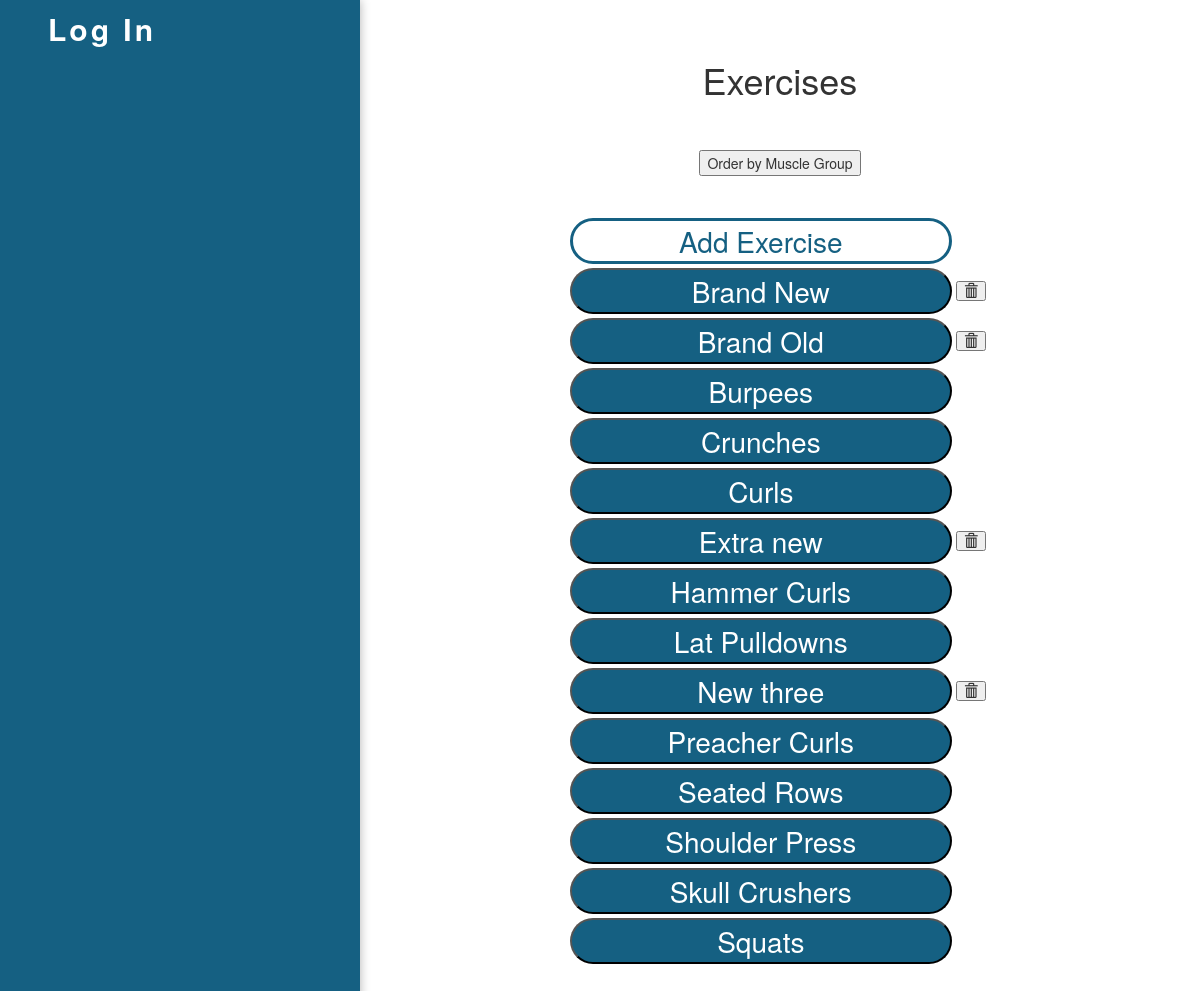
The page /exercise.php (signed in) on the database its author committed.
### tables this page shows
CREATE TABLE `exercises` (
  `id` int(11) NOT NULL AUTO_INCREMENT,
  `name` varchar(50) DEFAULT NULL,
  `notes` mediumtext DEFAULT NULL,
  `exercise_type` varchar(50) DEFAULT NULL,
  `reps` int(11) DEFAULT NULL,
  `sets` int(11) DEFAULT NULL,
  `weight` int(11) DEFAULT NULL,
  `custom_exercise` tinyint(1) DEFAULT NULL,
  PRIMARY KEY (`id`)
);

### includes/functions.php (called while the page is built, shortened)
<?php
    function isCurrentPage($pageName)
    {
        return (baseName($_SERVER['PHP_SELF']) == $pageName);
    }
?>

### exercise.php (the view, shortened to what this page needs)
<?php
    require_once "./includes/DataBaseConnection.php";
    include_once('includes/functions.php');
if (isset($_SESSION['exerciseSort'])) {
    $sortByName = $_SESSION['exerciseSort'];
} else {
    $sortByName = "yes";
}
if ($sortByName == "yes") {
    $query = "SELECT name, id, exercise_type, custom_exercise FROM exercises order by name";
} else {
    $query = "SELECT name, id, custom_exercise, exercise_type FROM exercises order by exercise_type, name";
}
$result = $conndb->query($query);
?>
<!doctype html>
<html lang="en">
    <head>
        <link rel="stylesheet" href="./css/style.css" type="text/css">
        <link rel="stylesheet" href="https://maxcdn.bootstrapcdn.com/bootstrap/3.3.7/css/bootstrap.min.css">
    </head>
    <body>
        <?php include_once "./includes/nav.php"; ?>
        <div class="contentWrapper">
            <h1>Exercises</h1>
            <form method="post" action="">
                <?php
                if ($sortByName == "no") {
                    echo "<button name = 'sortAlphabetically' value = 'yes'>Order Alphabetically</button>";
                } else {
                    echo "<button name = 'sortAlphabetically' value = 'no'>Order by Muscle Group</button>";
                }
                ?>
            </form>
            <div class="interactiveBoxesDiv">
                <a style="text-decoration: none;" href ="addExercise.php">
                    <div id="addExerciseBox">Add Exercise</div>
                </a>
                <?php
                while ($myExercises = $result->fetch_assoc()) {
                    if ($sortByName == "yes") {
                        if($myExercises['custom_exercise'] == 1) {
                            echo <<<HTML
                    <div class='exerciseDiv'>
                    <form method="post" action="individualExercise.php" style="width:90%;">
                            <button class='exerciseBox' type="submit" name ="exerciseId" value='{$myExercises['id']}'>
                            <div id='exercise{$myExercises['id']}' class = 'exerciseText'>
                                {$myExercises['name']}
                            </div>
                        </button>
                         </form>
                         <form id="deleteForm" class="trashForm" action="deleteExercise.php" method="post">
                            <input type="hidden" name="toDelete" value={$myExercises['id']}>
                            <button type="submit" class='glyphicon glyphicon-trash'></button>
                                </form>
                    <div>
                    HTML;
                        }
                        else {
                            echo <<<HTML
                    <div class='exerciseDiv'>
                    <form method="post" action="individualExercise.php" style="width:90%;">
                        <button class='exerciseBox' type="submit" name ="exerciseId" value='{$myExercises['id']}'>
                            <div id='exercise {$myExercises['id']}' class = 'exerciseText'>
                                {$myExercises['name']}
                                    </div>
                        </button>
                                </form>
                    <div>
                    HTML;
                        }
                        echo "</div></div>";
                    }
                }
                ?>
            </div>
    </body>
</html>

### includes/nav.php (shortened to what this page needs)
<?php
    include_once('functions.php');
?>
<nav>
    <ul>
        <?php
            echo ($_SESSION['granted'] ? '<li'.(isCurrentPage('index.php') ? ' class="active"' : '').'><a href=".">Home</li>' : '<li'.(isCurrentPage('index.php') ? ' class="active"' : '').'><a href=".">Log In</a></li>');
        ?>
    </ul>
</nav>

### css/style.css (style rules this page uses)
body { margin: 0; background-color: white; overflow: auto !important; color: black; display: flex; }
nav { background-color: #156082; box-shadow: 0 0 10px rgba(0, 0, 0, 0.3); width: 30%; color: white; position: fixed; height: 100%; }
nav ul { margin: 0; padding: 0; justify-content: center; }
nav li, nav a { display: block; }
nav a { letter-spacing: 3px; font-size: 30px; text-decoration: none; font-weight: bold; transition: transform 500ms; color: white; padding: 8px; margin: 0px 0px 0px 40px; }
.contentWrapper { width:70%; text-align: center; position: absolute; right: 0; overflow:auto; }
.contentWrapper h1 { padding:40px; }
.interactiveBoxesDiv { width: 60%; margin:auto; padding: 40px; }
.exerciseBox { background-color: #156082; margin: 2px; border-radius: 25px; display: block; justify-content: center; align-items: center; width: 100%; }
.exerciseText { color: white; font-size: 2em; text-align: center; }
#addExerciseBox { background-color: white; border: #156082 solid; margin: 2px; border-radius: 25px; display: flex; justify-content: center; align-items: center; color:#156082; font-size: 2em; text-align: center; width:90%; }
.exerciseDiv { display:flex; }
.trashForm { margin:auto; }

### rows shown on the page
exercises: $myExercises['id'] 36 (drawn), name "Brand New"
exercises: $myExercises['id'] 37 (drawn), name "Brand Old"
exercises: $myExercises['id'] 5 (drawn), name "Burpees"
exercises: $myExercises['id'] 4 (drawn), name "Crunches"
exercises: $myExercises['id'] 41 (drawn), name "Curls"
exercises: $myExercises['id'] 39 (drawn), name "Extra new"
exercises: $myExercises['id'] 30 (drawn), name "Hammer Curls"
exercises: $myExercises['id'] 42 (drawn), name "Lat Pulldowns"
exercises: $myExercises['id'] 38 (drawn), name "New three"
exercises: $myExercises['id'] 40 (drawn), name "Preacher Curls"
exercises: $myExercises['id'] 43 (drawn), name "Seated Rows"
exercises: $myExercises['id'] 3 (drawn), name "Shoulder Press"
exercises: $myExercises['id'] 31 (drawn), name "Skull Crushers"
exercises: $myExercises['id'] 2 (drawn), name "Squats"
